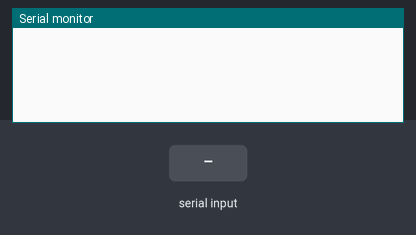
The sketch below on a simulated Arduino Uno, built with avr-gcc and run on an emulated ATmega328P. On the bench: the last lines printed to the serial monitor. The inputs (shaded band) are chosen by the test bench.

Above: at 1.2 s.
1.3 s: "90,45\n" received over Serial
At 2.1 s:
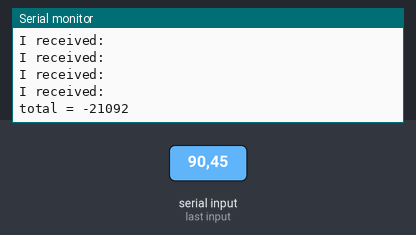
2.9 s: "30,150\n" received over Serial
At 4.0 s:
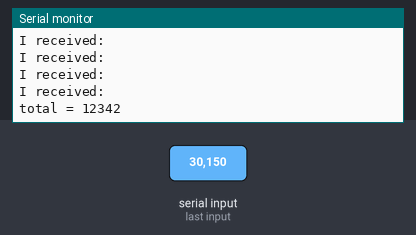

The sketch:

HW2.ino
```cpp
int num = 0;
int total = 0;
int isNegative =  false;
void setup()
{
  Serial.begin(9600);
}
void loop()
{
  total = 0;
 while (Serial.available() > 0)
 {
    num = Serial.read();
    Serial.println("I received: ");
    if (num == 45) {
      isNegative = true;
    } else {
      total = total * 10 + num - '0';
    }
  }
  if (total != 0) {
    Serial.print("total = ");
    if (isNegative == true) {
      Serial.print('-');
    }
    Serial.println(total);
  }
  delay(100);
}
```

Measured:
- after the input at 1.3 s, the serial monitor: prints a new line after 0.10 s (image 1)
- after the input at 2.9 s, the serial monitor: prints a new line after 0.14 s (image 2)
